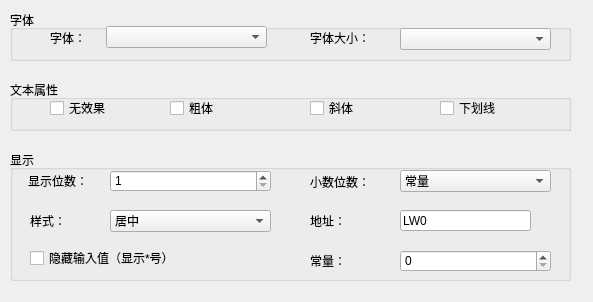
<?xml version="1.0" encoding="UTF-8"?>
<ui version="4.0">
 <class>QValueShowDlg</class>
 <widget class="QWidget" name="QValueShowDlg">
  <property name="geometry">
   <rect>
    <x>0</x>
    <y>0</y>
    <width>593</width>
    <height>302</height>
   </rect>
  </property>
  <property name="windowTitle">
   <string>Form</string>
  </property>
  <widget class="QGroupBox" name="groupBox">
   <property name="geometry">
    <rect>
     <x>10</x>
     <y>10</y>
     <width>561</width>
     <height>51</height>
    </rect>
   </property>
   <property name="title">
    <string>字体</string>
   </property>
   <widget class="QLabel" name="label">
    <property name="geometry">
     <rect>
      <x>40</x>
      <y>20</y>
      <width>51</width>
      <height>16</height>
     </rect>
    </property>
    <property name="text">
     <string>字体：</string>
    </property>
   </widget>
   <widget class="QLabel" name="label_2">
    <property name="geometry">
     <rect>
      <x>300</x>
      <y>20</y>
      <width>81</width>
      <height>16</height>
     </rect>
    </property>
    <property name="text">
     <string>字体大小：</string>
    </property>
   </widget>
   <widget class="QComboBox" name="m_fontSizecbBox">
    <property name="geometry">
     <rect>
      <x>390</x>
      <y>18</y>
      <width>151</width>
      <height>22</height>
     </rect>
    </property>
   </widget>
   <widget class="QComboBox" name="m_fontCbBox">
    <property name="geometry">
     <rect>
      <x>96</x>
      <y>16</y>
      <width>161</width>
      <height>22</height>
     </rect>
    </property>
   </widget>
  </widget>
  <widget class="QGroupBox" name="groupBox_2">
   <property name="geometry">
    <rect>
     <x>10</x>
     <y>80</y>
     <width>561</width>
     <height>51</height>
    </rect>
   </property>
   <property name="title">
    <string>文本属性</string>
   </property>
   <widget class="QCheckBox" name="m_OrdinaryckBox">
    <property name="geometry">
     <rect>
      <x>40</x>
      <y>20</y>
      <width>81</width>
      <height>16</height>
     </rect>
    </property>
    <property name="text">
     <string>无效果</string>
    </property>
   </widget>
   <widget class="QCheckBox" name="m_BoldckBox">
    <property name="geometry">
     <rect>
      <x>160</x>
      <y>20</y>
      <width>81</width>
      <height>16</height>
     </rect>
    </property>
    <property name="text">
     <string>粗体</string>
    </property>
   </widget>
   <widget class="QCheckBox" name="m_ItalicckBox">
    <property name="geometry">
     <rect>
      <x>300</x>
      <y>20</y>
      <width>71</width>
      <height>16</height>
     </rect>
    </property>
    <property name="text">
     <string>斜体</string>
    </property>
   </widget>
   <widget class="QCheckBox" name="m_UnderlineckBox">
    <property name="geometry">
     <rect>
      <x>430</x>
      <y>20</y>
      <width>91</width>
      <height>16</height>
     </rect>
    </property>
    <property name="text">
     <string>下划线</string>
    </property>
   </widget>
  </widget>
  <widget class="QGroupBox" name="groupBox_3">
   <property name="geometry">
    <rect>
     <x>10</x>
     <y>150</y>
     <width>561</width>
     <height>131</height>
    </rect>
   </property>
   <property name="title">
    <string>显示</string>
   </property>
   <widget class="QSpinBox" name="m_totalspBox">
    <property name="geometry">
     <rect>
      <x>100</x>
      <y>20</y>
      <width>161</width>
      <height>22</height>
     </rect>
    </property>
    <property name="minimum">
     <number>1</number>
    </property>
    <property name="maximum">
     <number>128</number>
    </property>
   </widget>
   <widget class="QLabel" name="m_totallabel">
    <property name="geometry">
     <rect>
      <x>18</x>
      <y>23</y>
      <width>81</width>
      <height>16</height>
     </rect>
    </property>
    <property name="text">
     <string>显示位数：</string>
    </property>
   </widget>
   <widget class="QComboBox" name="m_AligentCbBox">
    <property name="geometry">
     <rect>
      <x>100</x>
      <y>60</y>
      <width>161</width>
      <height>22</height>
     </rect>
    </property>
    <item>
     <property name="text">
      <string>居中</string>
     </property>
    </item>
    <item>
     <property name="text">
      <string>左对齐</string>
     </property>
    </item>
    <item>
     <property name="text">
      <string>右对齐</string>
     </property>
    </item>
   </widget>
   <widget class="QLabel" name="label_8">
    <property name="geometry">
     <rect>
      <x>20</x>
      <y>63</y>
      <width>71</width>
      <height>16</height>
     </rect>
    </property>
    <property name="text">
     <string>样式：</string>
    </property>
   </widget>
   <widget class="QComboBox" name="m_sDecimalTypecbBox">
    <property name="geometry">
     <rect>
      <x>390</x>
      <y>20</y>
      <width>151</width>
      <height>22</height>
     </rect>
    </property>
    <item>
     <property name="text">
      <string>常量</string>
     </property>
    </item>
    <item>
     <property name="text">
      <string>地址</string>
     </property>
    </item>
   </widget>
   <widget class="QLabel" name="m_sDecimalTypelabel">
    <property name="geometry">
     <rect>
      <x>300</x>
      <y>21</y>
      <width>81</width>
      <height>21</height>
     </rect>
    </property>
    <property name="text">
     <string>小数位数：</string>
    </property>
   </widget>
   <widget class="QLineEdit" name="m_AddresslineEdit">
    <property name="geometry">
     <rect>
      <x>390</x>
      <y>60</y>
      <width>131</width>
      <height>21</height>
     </rect>
    </property>
    <property name="text">
     <string>LW0</string>
    </property>
   </widget>
   <widget class="QSpinBox" name="m_DecimalspBox">
    <property name="geometry">
     <rect>
      <x>390</x>
      <y>100</y>
      <width>151</width>
      <height>22</height>
     </rect>
    </property>
   </widget>
   <widget class="QPushButton" name="Monitor_Address_EntryBtn">
    <property name="geometry">
     <rect>
      <x>520</x>
      <y>60</y>
      <width>20</width>
      <height>21</height>
     </rect>
    </property>
    <property name="focusPolicy">
     <enum>Qt::NoFocus</enum>
    </property>
    <property name="text">
     <string/>
    </property>
    <property name="icon">
     <iconset resource="../../resourse.qrc">
      <normaloff>:/addressintput/images/address.bmp</normaloff>:/addressintput/images/address.bmp</iconset>
    </property>
    <property name="autoRepeat">
     <bool>false</bool>
    </property>
    <property name="autoDefault">
     <bool>true</bool>
    </property>
    <property name="flat">
     <bool>true</bool>
    </property>
   </widget>
   <widget class="QLabel" name="label_3">
    <property name="geometry">
     <rect>
      <x>300</x>
      <y>60</y>
      <width>81</width>
      <height>21</height>
     </rect>
    </property>
    <property name="text">
     <string>地址：</string>
    </property>
   </widget>
   <widget class="QLabel" name="label_4">
    <property name="geometry">
     <rect>
      <x>300</x>
      <y>100</y>
      <width>81</width>
      <height>21</height>
     </rect>
    </property>
    <property name="text">
     <string>常量：</string>
    </property>
   </widget>
   <widget class="QCheckBox" name="m_HideInputCKBox">
    <property name="geometry">
     <rect>
      <x>20</x>
      <y>100</y>
      <width>271</width>
      <height>16</height>
     </rect>
    </property>
    <property name="text">
     <string>隐藏输入值（显示*号）</string>
    </property>
   </widget>
  </widget>
 </widget>
 <resources>
  <include location="../../resourse.qrc"/>
 </resources>
 <connections/>
</ui>
